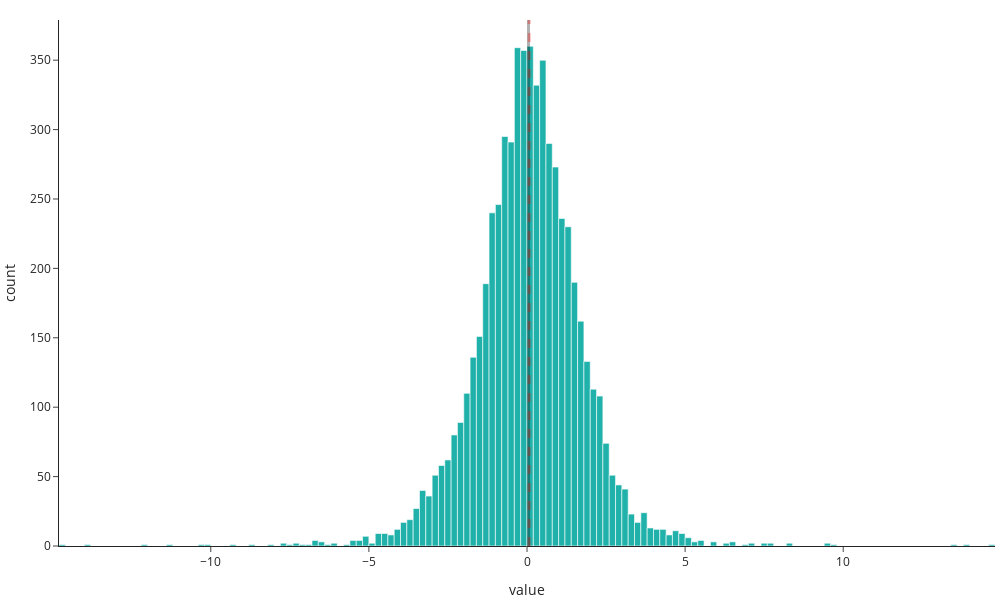

Write notebook code for a chart like this one.
### Code cell
fig = px.histogram(retorno, color_discrete_sequence=["lightseagreen"])



fig.add_vline(x=np.mean(retorno), line_width=3, line_color="black")
fig.add_vline(x=retorno.median(), line_width=3, line_dash="dash", line_color="red")

fig.update_layout(
    width=1000,
    height=600,
    template="simple_white",
    margin=dict(l=5, r=5, t=20, b=5),
    showlegend=False,
)
print("Retorno")
fig.show()

### Figure 1 — Plotly figure (JSON) as saved in the notebook; plotly's stock layout.template omitted (floating-point values rounded to 4 significant figures; data arrays with more than 128 entries replaced by an {"elided": "..."} marker saying what was removed)
{"data": [{"alignmentgroup": "True", "bingroup": "x", "hovertemplate": "variable=Adj Close<br>value=%{x}<br>count=%{y}<extra></extra>", "legendgroup": "Adj Close", "marker": {"color": "lightseagreen", "pattern": {"shape": ""}}, "name": "Adj Close", "offsetgroup": "Adj Close", "orientation": "v", "showlegend": true, "type": "histogram", "x": {"elided": "6088 float values"}, "xaxis": "x", "yaxis": "y"}], "layout": {"barmode": "relative", "height": 600, "legend": {"title": {"text": "variable"}, "tracegroupgap": 0}, "margin": {"b": 5, "l": 5, "r": 5, "t": 20}, "shapes": [{"line": {"color": "black", "width": 3}, "type": "line", "x0": 0.04826, "x1": 0.04826, "xref": "x", "y0": 0, "y1": 1, "yref": "y domain"}, {"line": {"color": "red", "dash": "dash", "width": 3}, "type": "line", "x0": 0.06791, "x1": 0.06791, "xref": "x", "y0": 0, "y1": 1, "yref": "y domain"}], "showlegend": false, "width": 1000, "xaxis": {"anchor": "y", "domain": [0, 1], "title": {"text": "value"}}, "yaxis": {"anchor": "x", "domain": [0, 1], "title": {"text": "count"}}}}
